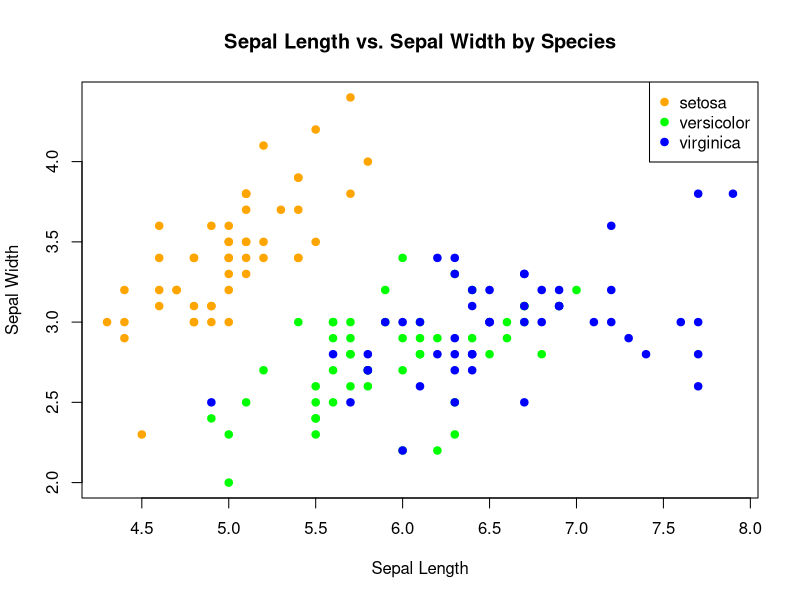

Recreate this plot in R.
# Load the iris dataset
data(iris)

# Define colors for each species
species_colors <- c("setosa" = "orange", "versicolor" = "green", "virginica" = "blue")

# Create the scatter plot
plot(iris$Sepal.Length, iris$Sepal.Width,
     col = species_colors[iris$Species],
     pch = 19,
     xlab = "Sepal Length",
     ylab = "Sepal Width",
     main = "Sepal Length vs. Sepal Width by Species")

# Add a legend
legend("topright", legend = levels(iris$Species), col = species_colors, pch = 19)
